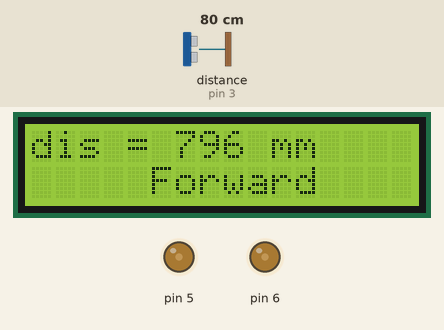
A sketch run on a simulated Arduino Uno, built with avr-gcc and run on an emulated ATmega328P. Parts: 16×2 character LCD, output pins drawn as LEDs (lit = HIGH). Wiring (inferred from the names in the program): ultrasonic range finder: trigger pin 2; echo pin 3. The inputs (shaded band) are chosen by the test bench; at power-on: distance to the obstacle (sensor on pin 3) 80 cm. The echo pulse lasts 58.3 µs per cm; pins used as bus, display or sensor lines are not drawn.

Above: at 3.2 s.
3.3 s: distance to the obstacle (sensor on pin 3) set to 18 cm
At 3.37 s:
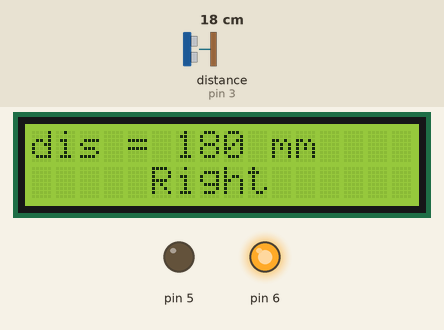
4.9 s: distance to the obstacle (sensor on pin 3) set to 60 cm
At 5.7 s:
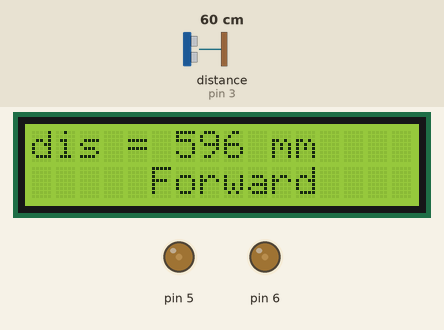
6.4 s: distance to the obstacle (sensor on pin 3) set to 250 cm
At 7.4 s:
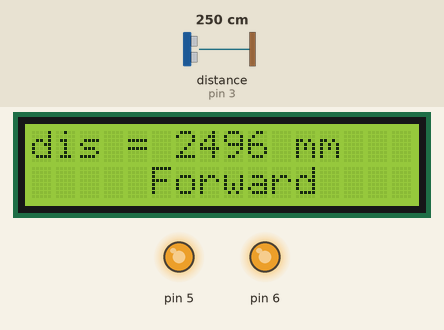
7.9 s: distance to the obstacle (sensor on pin 3) set to 2 cm
At 8.6 s:
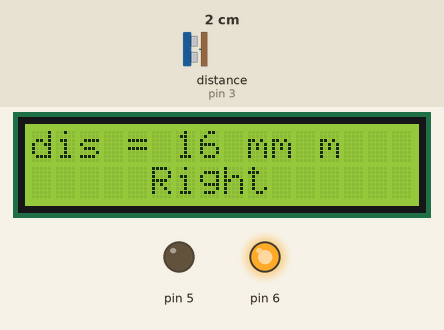
Timing chart, 0 to 10.5 s (numbered marks = the images above; inputs shaded):
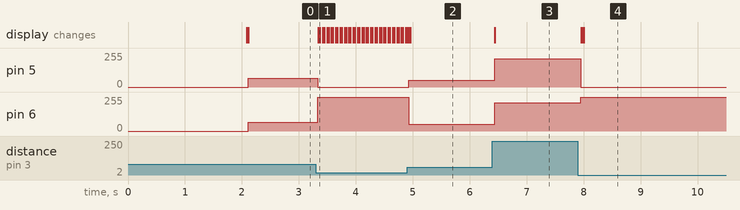

Measured:
- after the input at 3.3 s, pin 5: 67/255 → 0/255 at once; pin 6: 67/255 → 255/255 at once; the display: first changes at once (image 1 shows a later state)
- after the input at 4.9 s, pin 5: 0/255 → 50/255 at once; pin 6: 255/255 → 50/255 at once; the display: first differs from a run without the input at once (image 2 shows a later state)
- after the input at 6.4 s, pin 5, pin 6: 50/255 → 212/255 at once; the display: changes at once (image 3)
- after the input at 7.9 s, pin 5: 212/255 → 0/255 after 0.05 s; pin 6: 212/255 → 255/255 after 0.05 s; the display: changes after 0.06 s (image 4)

The sketch:

2wd_robot_using_relays1.ino
```cpp
#define echo 3
#define trig 2
long dis=0,duration=0;
#include <LiquidCrystal_I2C.h>
LiquidCrystal_I2C lcd(32,16,2);

void ultrasonic(){
 digitalWrite(trig,0);
 delayMicroseconds(2);
 digitalWrite(trig,1);
 delayMicroseconds(10);
 digitalWrite(trig,0);
 duration=pulseIn(echo,HIGH);
 dis=0.343*duration/2;
}

void setup()
{
  pinMode(echo,INPUT);
  pinMode(trig,OUTPUT);
  for(byte i=5;i<7;i++)
  pinMode(i,OUTPUT);
  lcd.init();
  lcd.backlight();
  lcd.print("Loading Robot...");
  delay(2000);
  lcd.clear();
  Serial.begin(9600);
}

void loop()
{
  ultrasonic();
  lcd.home();
  lcd.print("dis = "+String(dis)+" mm ");

  if(dis<500){
  digitalWrite(5,0);
  digitalWrite(6,1);
   lcd.setCursor(5,1);
   lcd.print("Right    ");
  }
  else{
    lcd.setCursor(5,1);
    lcd.print("Forward");
  dis=map(dis,0,3000,0,255);
  analogWrite(5,dis);
    analogWrite(6,dis);}
}
```
